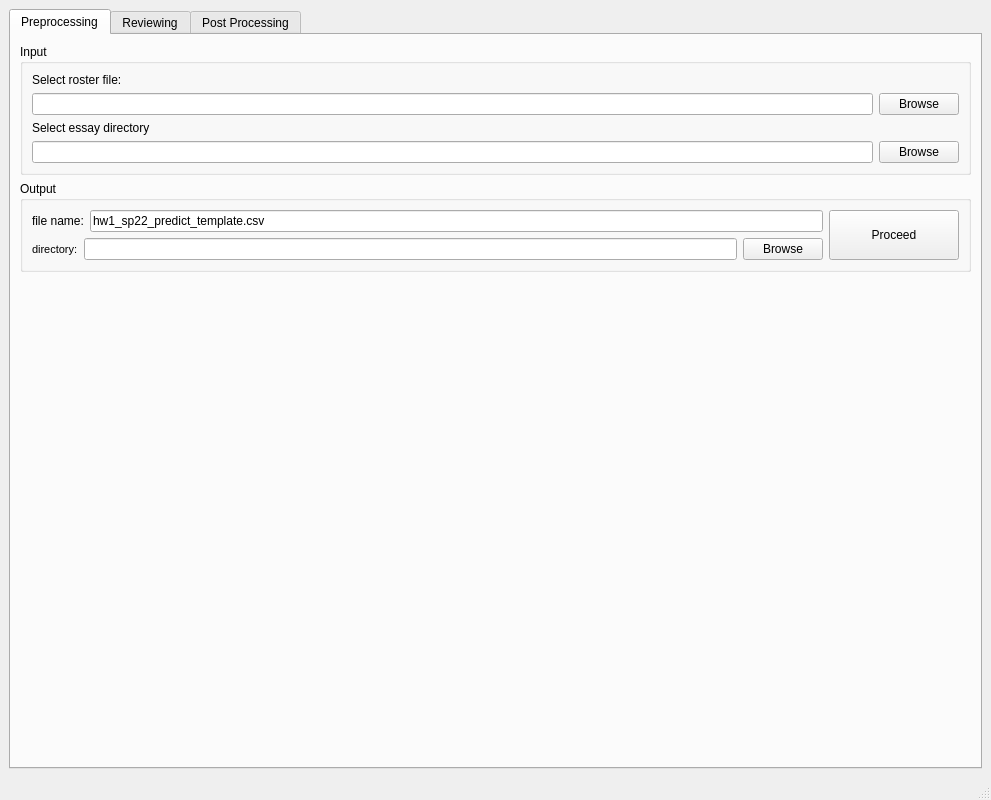
<?xml version="1.0" encoding="UTF-8"?>
<ui version="4.0">
 <class>MainWindow</class>
 <widget class="QMainWindow" name="MainWindow">
  <property name="geometry">
   <rect>
    <x>0</x>
    <y>0</y>
    <width>991</width>
    <height>800</height>
   </rect>
  </property>
  <property name="maximumSize">
   <size>
    <width>16777215</width>
    <height>16777215</height>
   </size>
  </property>
  <property name="windowTitle">
   <string>Essay Grading Helper</string>
  </property>
  <widget class="QWidget" name="centralwidget">
   <layout class="QVBoxLayout" name="verticalLayout_12">
    <item>
     <widget class="QTabWidget" name="tabWidget">
      <property name="font">
       <font>
        <kerning>false</kerning>
       </font>
      </property>
      <property name="tabShape">
       <enum>QTabWidget::Rounded</enum>
      </property>
      <property name="currentIndex">
       <number>0</number>
      </property>
      <property name="usesScrollButtons">
       <bool>true</bool>
      </property>
      <widget class="QWidget" name="preProcessing">
       <attribute name="title">
        <string>Preprocessing</string>
       </attribute>
       <layout class="QVBoxLayout" name="verticalLayout">
        <item>
         <widget class="QGroupBox" name="input_group_box">
          <property name="title">
           <string>Input</string>
          </property>
          <layout class="QVBoxLayout" name="verticalLayout_6">
           <item>
            <widget class="QLabel" name="select_roster__label">
             <property name="text">
              <string>Select roster file:</string>
             </property>
            </widget>
           </item>
           <item>
            <layout class="QHBoxLayout" name="horizontalLayout_5">
             <item>
              <widget class="QLineEdit" name="select_roster__line"/>
             </item>
             <item>
              <widget class="QPushButton" name="select_roster__browse_btn">
               <property name="text">
                <string>Browse</string>
               </property>
              </widget>
             </item>
            </layout>
           </item>
           <item>
            <widget class="QLabel" name="select_dir__label">
             <property name="text">
              <string>Select essay directory</string>
             </property>
            </widget>
           </item>
           <item>
            <layout class="QHBoxLayout" name="horizontalLayout_6">
             <item>
              <widget class="QLineEdit" name="select_dir__line"/>
             </item>
             <item>
              <widget class="QPushButton" name="select_dir__browse_btn">
               <property name="text">
                <string>Browse</string>
               </property>
              </widget>
             </item>
            </layout>
           </item>
          </layout>
         </widget>
        </item>
        <item>
         <widget class="QGroupBox" name="output_group_box">
          <property name="title">
           <string>Output</string>
          </property>
          <layout class="QHBoxLayout" name="horizontalLayout_10">
           <item>
            <layout class="QVBoxLayout" name="verticalLayout_10">
             <item>
              <layout class="QHBoxLayout" name="horizontalLayout_9">
               <item>
                <widget class="QLabel" name="label">
                 <property name="text">
                  <string>file name:</string>
                 </property>
                </widget>
               </item>
               <item>
                <widget class="QLineEdit" name="output__dir">
                 <property name="inputMask">
                  <string/>
                 </property>
                 <property name="text">
                  <string>hw1_sp22_predict_template.csv</string>
                 </property>
                </widget>
               </item>
              </layout>
             </item>
             <item>
              <layout class="QHBoxLayout" name="horizontalLayout_8">
               <item>
                <widget class="QLabel" name="output__label">
                 <property name="font">
                  <font>
                   <pointsize>8</pointsize>
                   <kerning>true</kerning>
                  </font>
                 </property>
                 <property name="text">
                  <string>directory:</string>
                 </property>
                </widget>
               </item>
               <item>
                <widget class="QLineEdit" name="output__file_name"/>
               </item>
               <item>
                <widget class="QPushButton" name="output__browse_btn">
                 <property name="text">
                  <string>Browse</string>
                 </property>
                </widget>
               </item>
              </layout>
             </item>
            </layout>
           </item>
           <item>
            <widget class="QPushButton" name="output__proceed_btn">
             <property name="minimumSize">
              <size>
               <width>130</width>
               <height>50</height>
              </size>
             </property>
             <property name="text">
              <string>Proceed</string>
             </property>
             <property name="autoDefault">
              <bool>false</bool>
             </property>
             <property name="default">
              <bool>false</bool>
             </property>
             <property name="flat">
              <bool>false</bool>
             </property>
            </widget>
           </item>
          </layout>
         </widget>
        </item>
        <item>
         <spacer name="verticalSpacer">
          <property name="orientation">
           <enum>Qt::Vertical</enum>
          </property>
          <property name="sizeHint" stdset="0">
           <size>
            <width>20</width>
            <height>40</height>
           </size>
          </property>
         </spacer>
        </item>
       </layout>
      </widget>
      <widget class="QWidget" name="Reviewing">
       <attribute name="title">
        <string>Reviewing</string>
       </attribute>
       <layout class="QVBoxLayout" name="verticalLayout_13">
        <item>
         <widget class="QGroupBox" name="load_predited__group_box">
          <property name="title">
           <string>Load prediction templates</string>
          </property>
          <layout class="QHBoxLayout" name="horizontalLayout_2">
           <item>
            <widget class="QLineEdit" name="select_predicted__line"/>
           </item>
           <item>
            <widget class="QPushButton" name="select_predicted__browse_btn">
             <property name="text">
              <string>Browse</string>
             </property>
            </widget>
           </item>
          </layout>
         </widget>
        </item>
        <item>
         <layout class="QHBoxLayout" name="horizontalLayout_11">
          <item>
           <layout class="QVBoxLayout" name="verticalLayout_11" stretch="0,0,0,0,0">
            <item>
             <widget class="QLabel" name="std_name__label">
              <property name="text">
               <string>Student:</string>
              </property>
             </widget>
            </item>
            <item>
             <widget class="QListView" name="std_name__listView">
              <property name="maximumSize">
               <size>
                <width>16777215</width>
                <height>30</height>
               </size>
              </property>
             </widget>
            </item>
            <item>
             <spacer name="verticalSpacer_4">
              <property name="orientation">
               <enum>Qt::Vertical</enum>
              </property>
              <property name="sizeHint" stdset="0">
               <size>
                <width>20</width>
                <height>40</height>
               </size>
              </property>
             </spacer>
            </item>
            <item>
             <widget class="QLabel" name="current_grade__label">
              <property name="text">
               <string>Current grades:</string>
              </property>
             </widget>
            </item>
            <item>
             <widget class="QTableWidget" name="grade_table">
              <property name="minimumSize">
               <size>
                <width>0</width>
                <height>180</height>
               </size>
              </property>
              <property name="maximumSize">
               <size>
                <width>16777215</width>
                <height>200</height>
               </size>
              </property>
              <property name="autoFillBackground">
               <bool>false</bool>
              </property>
              <attribute name="horizontalHeaderVisible">
               <bool>false</bool>
              </attribute>
              <attribute name="horizontalHeaderCascadingSectionResizes">
               <bool>false</bool>
              </attribute>
              <attribute name="horizontalHeaderMinimumSectionSize">
               <number>50</number>
              </attribute>
              <attribute name="horizontalHeaderDefaultSectionSize">
               <number>120</number>
              </attribute>
              <attribute name="horizontalHeaderStretchLastSection">
               <bool>true</bool>
              </attribute>
              <attribute name="verticalHeaderStretchLastSection">
               <bool>true</bool>
              </attribute>
              <row>
               <property name="text">
                <string>research</string>
               </property>
              </row>
              <row>
               <property name="text">
                <string>communication</string>
               </property>
              </row>
              <row>
               <property name="text">
                <string>organization</string>
               </property>
              </row>
              <row>
               <property name="text">
                <string>efforts</string>
               </property>
              </row>
              <row>
               <property name="text">
                <string>quality of writing</string>
               </property>
              </row>
              <row>
               <property name="text">
                <string>bibliography</string>
               </property>
              </row>
              <column>
               <property name="text">
                <string>machine predicted</string>
               </property>
              </column>
              <column>
               <property name="text">
                <string>human correction</string>
               </property>
              </column>
             </widget>
            </item>
           </layout>
          </item>
          <item>
           <layout class="QVBoxLayout" name="verticalLayout_4">
            <item>
             <widget class="QLabel" name="additional_info__label">
              <property name="minimumSize">
               <size>
                <width>250</width>
                <height>0</height>
               </size>
              </property>
              <property name="text">
               <string>Additional information:</string>
              </property>
             </widget>
            </item>
            <item>
             <spacer name="verticalSpacer_2">
              <property name="orientation">
               <enum>Qt::Vertical</enum>
              </property>
              <property name="sizeHint" stdset="0">
               <size>
                <width>20</width>
                <height>40</height>
               </size>
              </property>
             </spacer>
            </item>
            <item>
             <layout class="QHBoxLayout" name="horizontalLayout_3">
              <item>
               <widget class="QPushButton" name="review__save_btn">
                <property name="text">
                 <string>Save</string>
                </property>
               </widget>
              </item>
              <item>
               <widget class="QPushButton" name="review__next_std_btn">
                <property name="text">
                 <string>Next Student</string>
                </property>
               </widget>
              </item>
             </layout>
            </item>
           </layout>
          </item>
         </layout>
        </item>
       </layout>
      </widget>
      <widget class="QWidget" name="PostProcessing">
       <attribute name="title">
        <string>Post Processing</string>
       </attribute>
       <layout class="QVBoxLayout" name="verticalLayout_15">
        <item>
         <layout class="QHBoxLayout" name="horizontalLayout_14" stretch="10,1,3">
          <item>
           <layout class="QVBoxLayout" name="verticalLayout_14">
            <item>
             <layout class="QHBoxLayout" name="horizontalLayout_12">
              <item>
               <widget class="QLabel" name="select_gradebook__label">
                <property name="text">
                 <string>Select the grade book</string>
                </property>
               </widget>
              </item>
              <item>
               <widget class="QLineEdit" name="select_gradebook__line">
                <property name="minimumSize">
                 <size>
                  <width>200</width>
                  <height>0</height>
                 </size>
                </property>
               </widget>
              </item>
              <item>
               <widget class="QPushButton" name="select_gradebook__browse_btn">
                <property name="text">
                 <string>browse</string>
                </property>
               </widget>
              </item>
             </layout>
            </item>
            <item>
             <layout class="QHBoxLayout" name="horizontalLayout_13">
              <item>
               <widget class="QLabel" name="select_bb_sheet__label">
                <property name="text">
                 <string>Select the blackboard work sheet</string>
                </property>
               </widget>
              </item>
              <item>
               <widget class="QLineEdit" name="select_bb_sheet__line"/>
              </item>
              <item>
               <widget class="QPushButton" name="select_bb_sheet__browse_btn">
                <property name="text">
                 <string>browse</string>
                </property>
               </widget>
              </item>
             </layout>
            </item>
           </layout>
          </item>
          <item>
           <spacer name="horizontalSpacer">
            <property name="orientation">
             <enum>Qt::Horizontal</enum>
            </property>
            <property name="sizeHint" stdset="0">
             <size>
              <width>40</width>
              <height>20</height>
             </size>
            </property>
           </spacer>
          </item>
          <item>
           <widget class="QPushButton" name="finish_btn">
            <property name="minimumSize">
             <size>
              <width>150</width>
              <height>50</height>
             </size>
            </property>
            <property name="text">
             <string>Finish</string>
            </property>
           </widget>
          </item>
         </layout>
        </item>
        <item>
         <spacer name="verticalSpacer_3">
          <property name="orientation">
           <enum>Qt::Vertical</enum>
          </property>
          <property name="sizeHint" stdset="0">
           <size>
            <width>20</width>
            <height>40</height>
           </size>
          </property>
         </spacer>
        </item>
       </layout>
      </widget>
     </widget>
    </item>
   </layout>
  </widget>
  <widget class="QMenuBar" name="menubar">
   <property name="geometry">
    <rect>
     <x>0</x>
     <y>0</y>
     <width>991</width>
     <height>24</height>
    </rect>
   </property>
  </widget>
  <widget class="QStatusBar" name="statusbar"/>
 </widget>
 <resources/>
 <connections/>
</ui>
